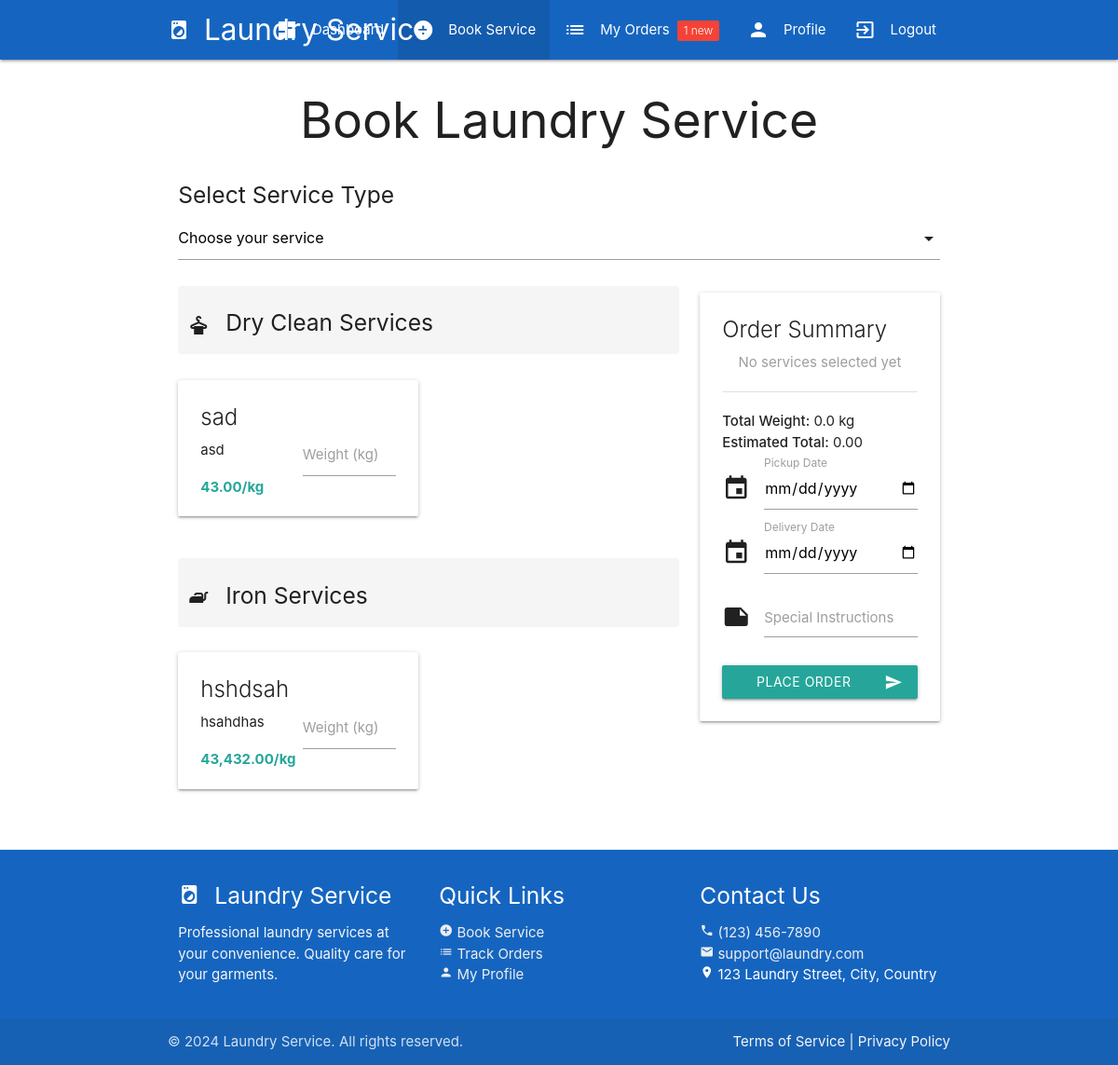
/customer/book-service.php (signed in), run on the app's committed database.
### tables this page shows
CREATE TABLE `services` (
  `service_id` int(11) NOT NULL,
  `service_name` varchar(100) NOT NULL,
  `description` text DEFAULT NULL,
  `price_per_kg` decimal(10,2) NOT NULL,
  `service_type` enum('wash','dry_clean','iron','special') NOT NULL,
  `status` enum('active','inactive') DEFAULT 'active'
);

### customer/book-service.php (the view, shortened to what this page needs)
<?php
require_once '../includes/db_connect.php';
$stmt = $pdo->query("SELECT *,
    CASE service_type
        WHEN 'wash' THEN 1
        WHEN 'dry_clean' THEN 2
        WHEN 'iron' THEN 3
        WHEN 'special' THEN 4
    END as type_order
    FROM services
    WHERE status = 'active'
    ORDER BY type_order, service_name");
$services = $stmt->fetchAll();
$grouped_services = [];
foreach ($services as $service) {
    $grouped_services[$service['service_type']][] = $service;
}
?>
<!DOCTYPE html>
<html>
<head>
    <link rel="stylesheet" href="https://cdnjs.cloudflare.com/ajax/libs/materialize/1.0.0/css/materialize.min.css">
</head>
<body>
    <?php include 'includes/customer_nav.php'; ?>
    <div class="container">
        <h2 class="center-align">Book Laundry Service</h2>
        <form method="POST" action="" id="bookingForm">
            <div class="row">
                <div class="col s12">
                    <h5>Select Service Type</h5>
                </div>
            </div>
            <div class="row">
                <div class="col s12 m8">
                    <?php
                    $icons = [
                        'wash' => 'local_laundry_service',
                        'dry_clean' => 'dry_cleaning',
                        'iron' => 'iron',
                        'special' => 'star'
                    ];
                    foreach ($grouped_services as $type => $type_services): ?>
                        <div class="service-type-section">
                            <div class="service-type-header">
                                <h5>
                                    <i class="material-icons service-icon"><?php echo $icons[$type]; ?></i>
                                    <?php echo ucwords(str_replace('_', ' ', $type)); ?> Services
                                </h5>
                            </div>
                            <div class="row">
                                <?php foreach($type_services as $service): ?>
                                <div class="col s12 m6">
                                    <div class="card service-card">
                                        <div class="card-content">
                                            <span class="card-title"><?php echo $service['service_name']; ?></span>
                                            <p><?php echo $service['description']; ?></p>
                                            <div class="price">
                                                <?php echo number_format($service['price_per_kg'], 2); ?>/kg
                                            </div>
                                            <div class="weight-input input-field">
                                                <input type="number" step="0.1" min="0"
                                                       name="services[<?php echo $service['service_id']; ?>]"
                                                       class="service-weight"
                                                       data-price="<?php echo $service['price_per_kg']; ?>"
                                                       data-name="<?php echo $service['service_name']; ?>">
                                                <label>Weight (kg)</label>
                                            </div>
                                        </div>
                                    </div>
                                </div>
                                <?php endforeach; ?>
                            </div>
                        </div>
                    <?php endforeach; ?>
                </div>
                <div class="col s12 m4">
                    <div class="card summary-card">
                        <div class="card-content">
                            <span class="card-title">Order Summary</span>
                            <div id="selected-services">
                                <p class="center-align grey-text" id="no-services-message">
                                    No services selected yet
                                </p>
                            </div>
                            <div class="divider" style="margin: 20px 0;"></div>
                            <p>
                                <strong>Total Weight:</strong>
                                <span id="display_total_weight">0.0</span> kg
                            </p>
                            <p>
                                <strong>Estimated Total:</strong>
                                <span id="estimated_total">0.00</span>
                            </p>
                            <div class="input-field">
                                <i class="material-icons prefix">event</i>
                                <input type="date" name="pickup_date" id="pickup_date" required
                                       min="<?php echo date('Y-m-d'); ?>">
                                <label>Pickup Date</label>
                            </div>
                            <div class="input-field">
                                <i class="material-icons prefix">event</i>
                                <input type="date" name="delivery_date" id="delivery_date" required
                                       min="<?php echo date('Y-m-d', strtotime('+1 day')); ?>">
                                <label>Delivery Date</label>
                            </div>
                            <div class="input-field">
                                <i class="material-icons prefix">note</i>
                                <textarea name="special_instructions" id="special_instructions"
                                          class="materialize-textarea"></textarea>
                                <label for="special_instructions">Special Instructions</label>
                            </div>
                            <button type="submit" class="btn waves-effect waves-light" style="width: 100%;">
                                Place Order
                                <i class="material-icons right">send</i>
                            </button>
                        </div>
                    </div>
                </div>
            </div>
        </form>
    </div>
    <?php include 'includes/footer.php'; ?>
</body>
</html>

### customer/book-service.php (style rules this page uses)
.service-card { height: 100%; }
.service-card .card-content { padding-bottom: 60px; }
.service-card .price { position: absolute; bottom: 20px; left: 24px; color: #26a69a; font-weight: bold; }
.service-card .weight-input { position: absolute; bottom: 20px; right: 24px; width: 100px; }
.summary-card { position: sticky; top: 20px; }
.service-type-section { margin-bottom: 30px; }
.service-type-header { margin-bottom: 20px; padding: 10px; background: #f5f5f5; border-radius: 4px; }
.service-icon { vertical-align: middle; margin-right: 10px; }

### data on the page
services: service_name "sad", description "asd", price_per_kg "43.00"
services: service_name "hshdsah", description "hsahdhas", price_per_kg "43,432.00"

### other printed values
$pending_count "1"
str_replace('_', ' ', $type) "Dry Clean"
str_replace('_', ' ', $type) "Iron"
